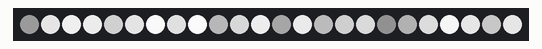
A sketch run on a simulated Arduino Uno, built with avr-gcc and run on an emulated ATmega328P. On the bench: 24 RGB LEDs in strip order, left to right. Random numbers use the default seed unless the sketch sets one.

Above: at 0.1 s.
At 5.1 s:
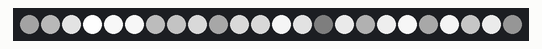
At 10.1 s:
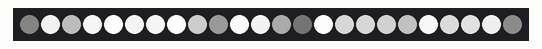
At 19.2 s:
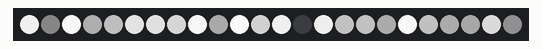
At 28.3 s:
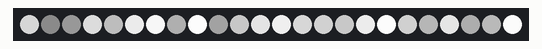
At 37.3 s:
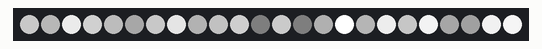

Measured:
- what the display in image 2 shows lasts 1.0 s, from 10.1 s to 11.1 s

The sketch:

TLC594-test.ino
```cpp
#include <Adafruit_TLC5947.h>

// Pin configuration
#define DATA_PIN 6  // Arduino pin connected to TLC5947 SDI (Serial Data In)
#define CLOCK_PIN 5 // Arduino pin connected to TLC5947 SCK (Serial Clock)
#define LATCH_PIN 4 // Arduino pin connected to TLC5947 XLAT (LATCH)

// Number of TLC5947 devices daisy-chained
#define NUM_TLC5947 1 // Set to the number of devices you have connected

// Create an instance of the Adafruit_TLC5947 library
Adafruit_TLC5947 tlc = Adafruit_TLC5947(NUM_TLC5947, CLOCK_PIN, DATA_PIN, LATCH_PIN);

void setup() {
  // Initialize the TLC5947 library
  tlc.begin();

  // Set the maximum brightness (0-4095)
  tlc.setPWM(0, 4095); // Set maximum brightness for all channels
}

void loop() {
  // Use the setPWM function to set the PWM values for each channel.
  // Channel numbers range from 0 to 23.
  // Duty cycle values range from 0 (off) to 4095 (full brightness).

  // Loop through all 24 channels
  for (int channel = 0; channel < 24; channel++) {
    // Generate a random duty cycle value between 0 and 4095
    int dutyCycle = random(0, 4096);

    // Set the PWM value for the current channel
    tlc.setPWM(channel, dutyCycle);
  }

  // Update the display to show the new PWM values
  tlc.write();

  // Delay for 1 second before updating the PWM values again
  delay(1000);
}
```
